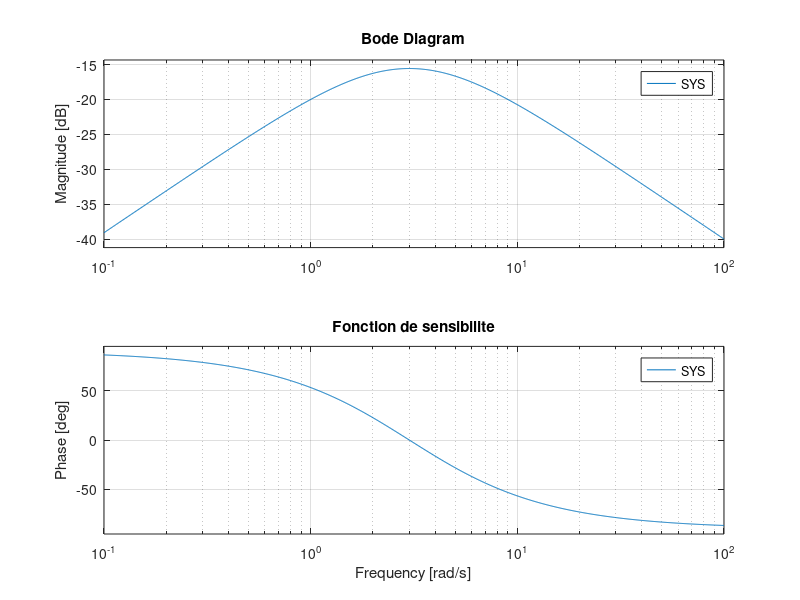
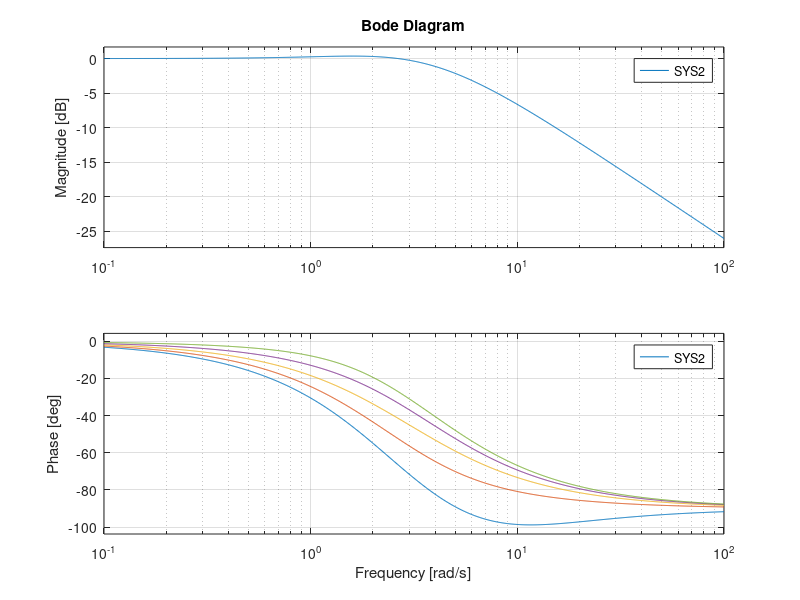

The MATLAB script that drew these images, in order:
clc; clear all; close all;

%% TP3 1.3 Rejet de perturbations

% les matrices:

Aa = [-2 0;1 0];
Ba = [1;0];
Ea = [1;0];
Da = [0;-1];

Ca = [1 0];

% Correcteur Ka:
k1 = 4;
k2 = 9;
Ka = [k1 k2];


%Fonction de sensibilite:
[num,den] = ss2tf(Aa-Ba*Ka,Ea,Ca,0);
SYS = tf(num,den)

bode(SYS)
grid on
title('Fonction de sensibilite')


% Transfert de boucle:
N = 5;
h = ones(1,N)
B = 1;

for i = 1:N
    h(i) = i;
    [num1,den1] = ss2tf(Aa-Ba*Ka,[B*h(i);-1],Ca,0);
    SYS2 = tf(num1,den1);
    figure(2)
    hold on
    bode(SYS2)
    grid on
end
